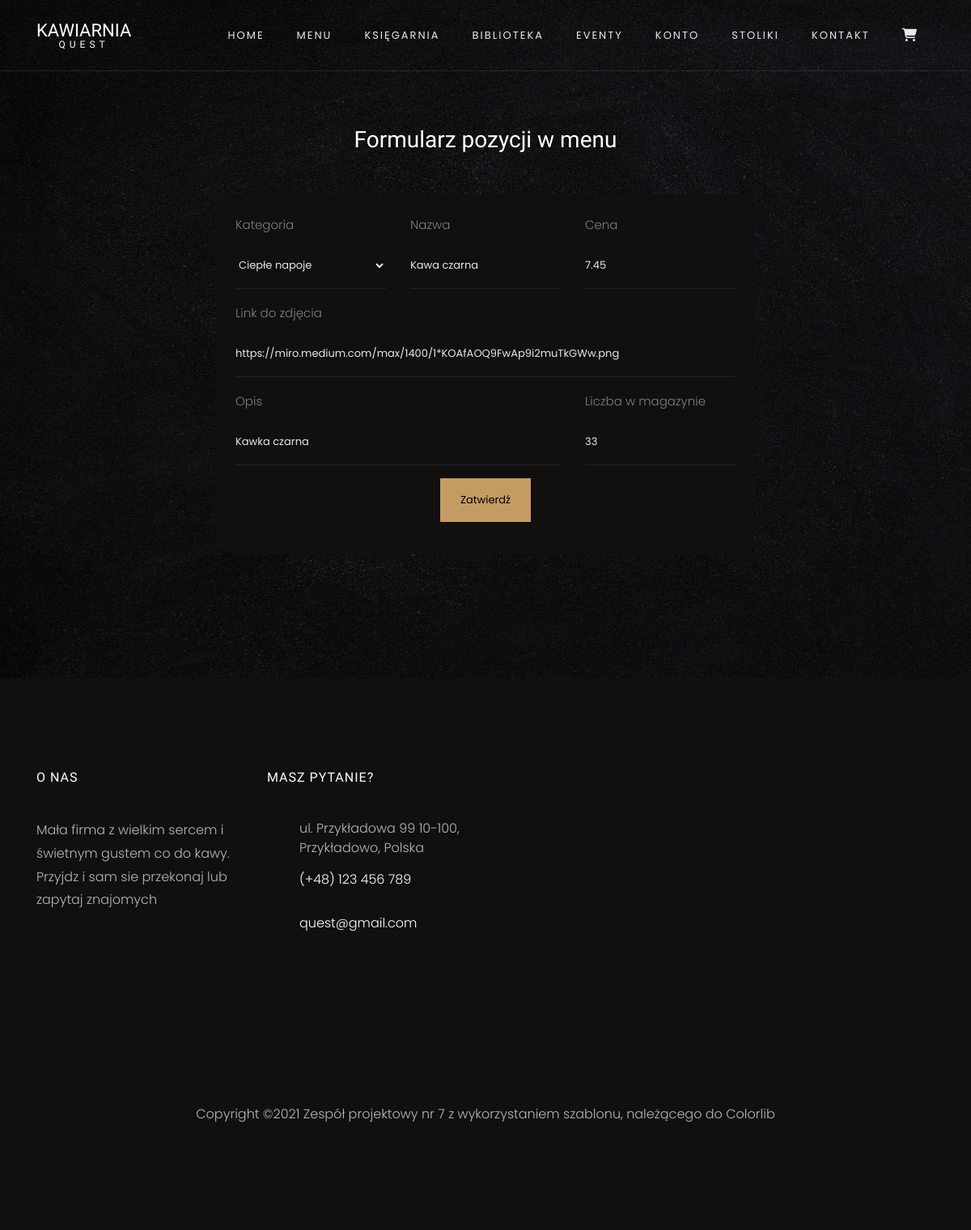
Page /menu/edycja_pozycji/1 (signed in) on the earlier database version.
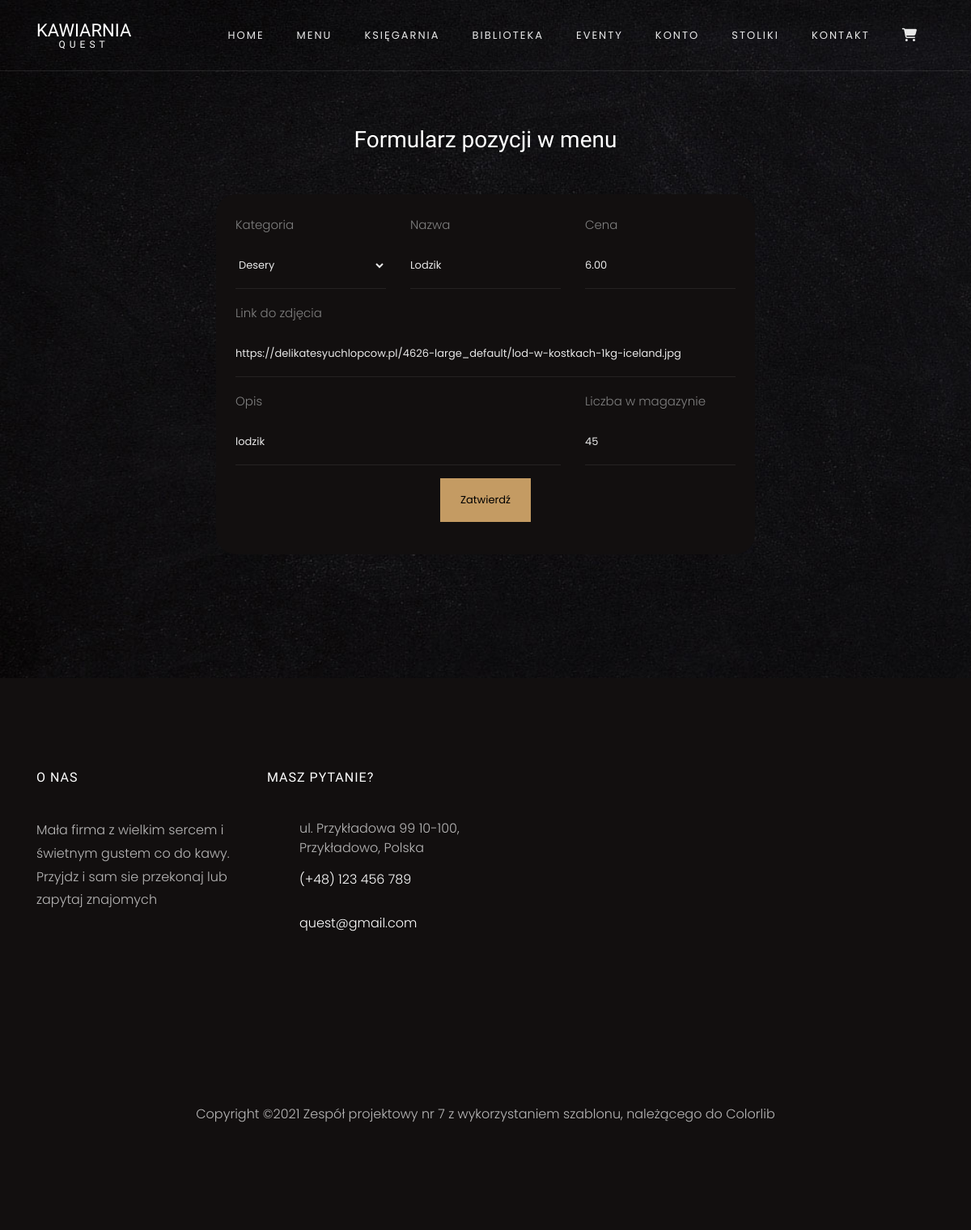
Same page on the later database version.
### Quest/tabels.py (models this page shows)
class Menu(db.Model):
    __tablename__ = "menu"
    id = db.Column(db.Integer, primary_key=True)
    category = db.Column(db.String(50), nullable=False)
    name = db.Column(db.String(50), nullable=False)
    description = db.Column(db.String(250), nullable=True, server_default="Brak opisu")
    image_url = db.Column(db.String(2000), nullable=True, server_default="https://miro.medium.com/max/1400/1*KOAfAOQ9FwAp9i2muTkGWw.png")
    price = db.Column(db.Numeric(10, 2), nullable=False)
    stock_id = db.Column(db.Integer, db.ForeignKey('stock.id'))
    stock = relationship("Stock", back_populates="menu_position")

### Quest/routes.py (the view, shortened to what this page needs)
@app.route("/menu/edycja_pozycji/<int:item_id>", methods=["GET", "POST"])
@admin_only
def edit_menu_item(item_id):
    item_to_edit = Menu.query.get(item_id)
    edit_form = MenuPosition(
        name=item_to_edit.name,
        category=item_to_edit.category,
        price=item_to_edit.price,
        image_url=item_to_edit.image_url,
        description=item_to_edit.description,
        number_in_stock=item_to_edit.stock.number_in_stock
    )
    return render_template("menu/menu_item.html", form=edit_form)

### Quest/forms.py
class MenuPosition(FlaskForm):
    category = SelectField("Kategoria", choices=[("hot_drinks", "Ciepłe napoje"), ("cold_drinks", "Zimne napoje"),
                                                 ("desserts", "Desery"), ("special_offers", "Oferty specjalne")])
    name = StringField("Nazwa", validators=[DataRequired(message="To pole jest wymagane!")])
    description = StringField("Opis")
    price = DecimalField("Cena", places=2, validators=[DataRequired(message="To pole jest wymagane!")], default=0)
    image_url = StringField("Link do zdjęcia", default="https://miro.medium.com/max/1400/1*KOAfAOQ9FwAp9i2muTkGWw.png")
    number_in_stock = IntegerField("Liczba w magazynie", validators=[DataRequired(message="To pole jest wymagane!")])
    submit_button = SubmitField("Zatwierdź pozycję")

### Quest/routes.py (called while the page is built)
@login_manager.user_loader
def load_user(user_id):
    return db.session.query(User).get(user_id)

def admin_only(f):
    @wraps(f)
    def decorated_fun(*args, **kwargs):
        if current_user.privileges == "Admin":
            return f(*args, **kwargs)
        else:
            return abort(403)
    return decorated_fun

### Quest/templates/menu/menu_item.html (shortened to what this page needs)
{% import "bootstrap/wtf.html" as wtf %}
{% extends "base.html" %}
{% block content %}
<section class="ftco-section contact-section">
    <div class="container">
        <div class="row p-5 justify-content-center">
            <div class="col-md-8 ">
                <h3 class="text-center mb-5">Formularz pozycji w menu</h3>
                <form method="POST" class="contact-form p-4" novalidate style="background-color:#120f0f; border-radius: 25px;" autocomplete="off">
                    <div class="row">
                        <div class="form-group col-md-4">
                            {{ form.category.label(class_="control-label") }}
                            {{form.category(class_ = "form-control", style="option{background-color:'yellow'}")}}
                        </div>
                                                <div class="form-group col-md-4">
                            {{form.name.label(class_="control-label") }}
                            {{form.name(class_ = "form-control", placeholder="Wpisz nazwę pozycji")}}
                        </div>
                        <div class="form-group col-md-4">
                            {{ form.price.label(class_="control-label") }}
                            {{form.price(class_ = "form-control", placeholder="0,00")}}
                        </div>
                    </div>
                    <div class="row">
                        <div class="form-group col-md-12">
                            {{form.image_url.label(class_="control-label") }}
                            {{form.image_url(class_ = "form-control", placeholder="Adres url obrazu")}}
                        </div>
                    </div>
                    <div class="row">
                        <div class="form-group col-md-8">
                            {{form.description.label(class_="control-label") }}
                            {{form.description(class_ = "form-control", placeholder="Krótki opis pozycji")}}
                        </div>
                        <div class="form-group col-md-4">
                            {{form.number_in_stock.label(class_="control-label") }}
                            {{form.number_in_stock(class_ = "form-control", placeholder="Liczba artykułu")}}
                        </div>
                    </div>
                    <div class="form-group text-center">
                        {{form.submit_button(class_ = "btn btn-primary py-3 px-4", value="Zatwierdź")}}
                    </div>
                </form>
            </div>
        </div>
    </div>
</section>
{% endblock %}

### Quest/templates/base.html (shortened to what this page needs)
<!DOCTYPE html>
<html lang="en">
<head>
    {% block head%}
    <link rel="stylesheet" href="{{ url_for('static', filename='css/open-iconic-bootstrap.min.css') }}">
    <link rel="stylesheet" href="{{ url_for('static', filename='css/animate.css') }}">
    <link rel="stylesheet" href="{{ url_for('static', filename='css/owl.carousel.min.css') }}">
    <link rel="stylesheet" href="{{ url_for('static', filename='css/owl.theme.default.min.css') }}">
    <link rel="stylesheet" href="{{ url_for('static', filename='css/magnific-popup.css') }}">
    <link rel="stylesheet" href="{{ url_for('static', filename='css/aos.css') }}">
    <link rel="stylesheet" href="{{ url_for('static', filename='css/ionicons.min.css') }}">
    <link rel="stylesheet" href="{{ url_for('static', filename='css/bootstrap-datepicker.css') }}">
    <link rel="stylesheet" href="{{ url_for('static', filename='css/jquery.timepicker.css') }}">
    <link rel="stylesheet" href="{{ url_for('static', filename='css/flaticon.css') }}">
    <link rel="stylesheet" href="{{ url_for('static', filename='css/icomoon.css') }}">
    <link rel="stylesheet" href="{{ url_for('static', filename='css/style.css') }}">
    {% endblock %}
</head>
<body>
<nav class="navbar navbar-expand-lg navbar-dark ftco_navbar bg-dark ftco-navbar-light" id="ftco-navbar">
    <div class="container">
        <a class="navbar-brand" href="{{url_for('home')}}">Kawiarnia<small>Quest</small></a>
        <div class="collapse navbar-collapse" id="ftco-nav">
            <ul class="navbar-nav ml-auto">
                <li class="nav-item {% if request.endpoint=='home' %}active{%endif %}">
                    <a href="{{ url_for('home') }}" class="nav-link">Home</a>
                </li>
                <li class="nav-item {% if request.endpoint=='menu' %}active{%endif %}">
                    <a href="{{ url_for('menu') }}" class="nav-link">Menu</a>
                </li>
                <li class="nav-item {% if request.endpoint=='bookshop' %}active{%endif %}">
                    <a href="{{ url_for('bookshop') }}" class="nav-link">Księgarnia</a>
                </li>
                <li class="nav-item {% if request.endpoint=='library' %}active{%endif %}">
                    <a href="{{ url_for('library') }}" class="nav-link">Biblioteka</a>
                </li>
                <li class="nav-item {% if request.endpoint=='events' %}active{%endif %}">
                    <a href="{{ url_for('events') }}" class="nav-link">Eventy</a>
                </li>
                <li class="nav-item {% if request.endpoint=='account' %}active{%endif %}">
                    <a href="{{ url_for('account') }}" class="nav-link">Konto</a>
                </li>
                <li class="nav-item {% if request.endpoint=='tables' %}active{%endif %}">
                    <a href="{{ url_for('tables') }}" class="nav-link">Stoliki</a>
                </li>
                <li class="nav-item {% if request.endpoint=='contact' %}active{%endif %}">
                    <a href="{{ url_for('contact') }}" class="nav-link">Kontakt</a>
                </li>
                <li class="nav-item cart {% if request.endpoint=='cart' %}active{%endif %}">
                    <a href="{{ url_for('cart') }}" class="nav-link">
                    </a>
                </li>
            </ul>
        </div>
    </div>
</nav>
{% block content %}
{% endblock %}
<footer class="ftco-footer ftco-section img">
    <div class="container">
        <div class="row mb-5 ">
            <div class="col-lg-3 col-md-6 mb-5 mb-md-5">
                <div class="ftco-footer-widget mb-4">
                    <h2 class="ftco-heading-2">O nas</h2>
                    <p>Mała firma z wielkim sercem i świetnym gustem co do kawy. Przyjdz i sam sie przekonaj lub zapytaj
                        znajomych</p>
                    <ul class="ftco-footer-social list-unstyled float-md-left float-lft mt-5">
                    </ul>
                </div>
            </div>
            <div class="col-lg-3 col-md-6 mb-5 mb-md-5">
                <div class="ftco-footer-widget mb-4">
                    <h2 class="ftco-heading-2">Masz pytanie?</h2>
                    <div class="block-23 mb-3">
                        <ul>
                            <li><span class="icon icon-map-marker"></span><span class="text">ul. Przykładowa 99 10-100, Przykładowo, Polska</span>
                            </li>
                            <li><a href="#"><span class="icon icon-phone"></span><span
                                    class="text">(+48) 123 456 789</span></a></li>
                            <li><a href="#"><span class="icon icon-envelope"></span><span
                                    class="text">quest@gmail.com</span></a></li>
                        </ul>
                    </div>
                </div>
            </div>
        </div>
        <div class="row">
            <div class="col-md-12 text-center">
                <p>
                    Copyright &copy;<script>document.write(new Date().getFullYear());</script>
                    Zespół projektowy nr 7 z wykorzystaniem szablonu, należącego do <a href="https://colorlib.com"
                                                                                       target="_blank">Colorlib</a>
                    </p>
            </div>
        </div>
    </div>
</footer>
</body>
</html>

### Quest/static/css/icomoon.css (style rules this page uses)
[class^="icon-"], [class*=" icon-"] { font-family: 'icomoon' !important; speak: none; font-style: normal; font-weight: normal; font-variant: normal; text-transform: none; line-height: 1; -webkit-font-smoothing: antialiased; -moz-osx-font-smoothing: grayscale; }
.icon-map-marker:before { content: "\f041"; }
.icon-phone:before { content: "\f095"; }
.icon-envelope:before { content: "\f0e0"; }

### Quest/templates/base.html (style rules this page uses)
select option { background-color:#c49b63; }

Differences in the rows shown:
changed Menu: category "Ciepłe napoje" → "Desery"; name "Kawa czarna" → "Lodzik"; price "7.45" → "6.00"; image_url "https://miro.medium.com/max/1400/1*KOAfAOQ9FwAp9i2muTkGWw.png" → "https://delikatesyuchlopcow.pl/4626-large_default/lod-w-kostkach-1kg-iceland.jpg"; description "Kawka czarna" → "lodzik"
Other differences:
form field number_in_stock: "33" → "45"
